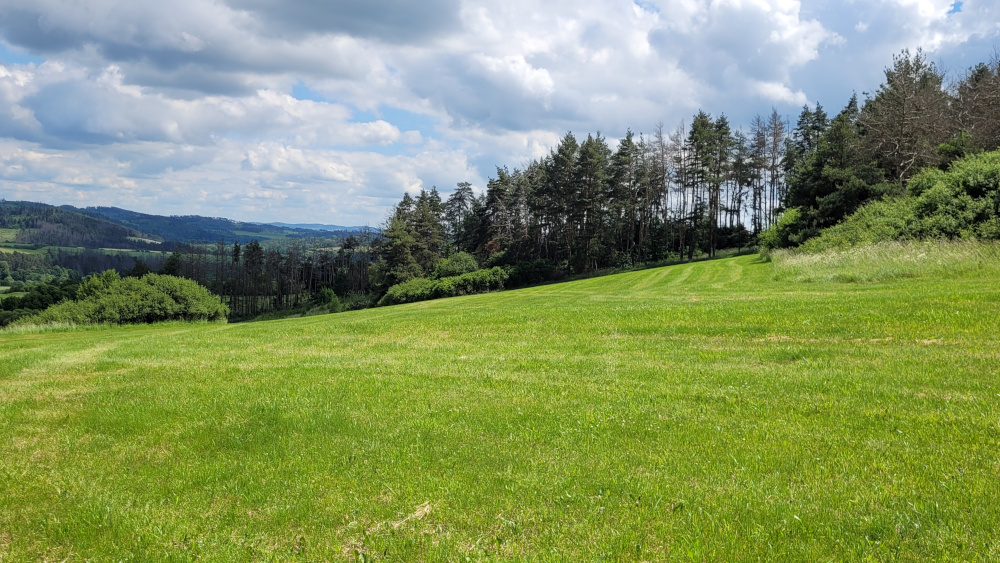
#> input picture 2. vlna/Veľké úlohy/Analýza obrázkov/public_tests/spring_summer/jar_leto1.jpg, 1000 x 563 px; its folder holds 4 pictures in this run
$ python help.py
#> lines starting #> are read from the running program, lines starting #| are printed output that depends on the picture; after the words box and inside, x2 and y2 are one past the last pixel; in counts of white or black regions, pixels touching at a corner belong together
import cv2
import numpy as np

f = open("help-h.txt", "a")

def count_of_pix(img, lower_color, upper_color): # počitanie pixelov rôznej farby
    hsv = cv2.cvtColor(img, cv2.COLOR_BGR2HSV)

    mask = cv2.inRange(hsv, lower_color, upper_color)
    cv2.imshow("w", mask)
    cv2.waitKey(0)
    cv2.destroyAllWindows()
    pocet_pixelov = cv2.countNonZero(mask)

    return pocet_pixelov / (len(img) * len(img[0]) * len(img[0, 0])) * 100 # vyjadrenie pixelou podielom veľkosti obrázku aby bolo jedno aká je fotka veľká

def pixCount(img, color_lower, color_upper): # to iste ako count_of_pix ale postupom casu som prisiel na elegantnejsie riesenie
    mask = cv2.inRange(img, color_lower, color_upper)
    pocet_pixelov = cv2.countNonZero(mask)
    return round(pocet_pixelov/(len(img) * len(img[0])) * 100, 2)

def kategorizuj_obraz(image):
    brown_orange_pixs = round(count_of_pix(image, (0, 50, 50), (0, 255, 255)), 2) # (0, 50, 50), (0, 255, 255)
    white_pixs = round(count_of_pix(image, (150, 150, 150), (255, 255, 255)), 2) # (0, 0, 200), (180, 30, 255)
    green_pixs = round(count_of_pix(image, (40, 40, 40), (80, 255, 255)), 2) # (40, 40, 40), (80, 255, 255)

    print(f"{brown_orange_pixs}, {white_pixs}, {green_pixs}", file=f)

# Načítanie obrazu
print("jar_leto", file=f)
for i in range(1, 7):
    obraz = cv2.imread(f"public_tests/spring_summer/jar_leto{str(i)}.jpg")
#> obraz is the input picture: shape (563, 1000, 3); mean B, G, R 99.8, 148.1, 131.2
    kategoria = kategorizuj_obraz(obraz)
#> in count_of_pix, `hsv = cv2.cvtColor(img, cv2.COLOR_BGR2HSV)`: hsv: shape (563, 1000, 3); mean H, S, V 62.9, 116.6, 154.8
#> in count_of_pix, `mask = cv2.inRange(hsv, lower_color, upper_color)`: mask: shape (563, 1000); every value is 0
#> in count_of_pix, `pocet_pixelov = cv2.countNonZero(mask)`: pocet_pixelov = 0
#> call 3 of count_of_pix, with lower_color = (40, 40, 40), upper_color = (80, 255, 255)
#> in count_of_pix (call 3), `mask = cv2.inRange(hsv, lower_color, upper_color)`:
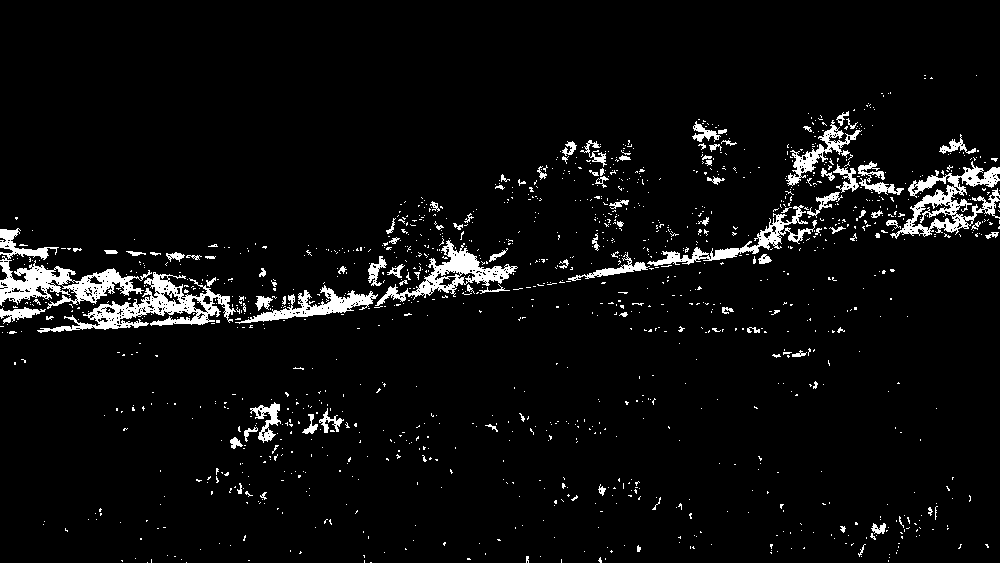
#> mask: shape (563, 1000); 4.9% white; 1331 white regions (1225 under 20 px), largest, box (x1, y1, x2, y2) and area: (37, 272, 236, 333) 3376, (0, 256, 152, 309) 2995, (890, 161, 1000, 239) 2811
#> in count_of_pix (call 3), `pocet_pixelov = cv2.countNonZero(mask)`: pocet_pixelov = 27382
#> in kategorizuj_obraz, `green_pixs = round(count_of_pix(image, (40, 40, 40), (80, 255, 255)), 2)`: green_pixs = 1.62
#> pass 2 of the loop `for i in range(1, 7):`:
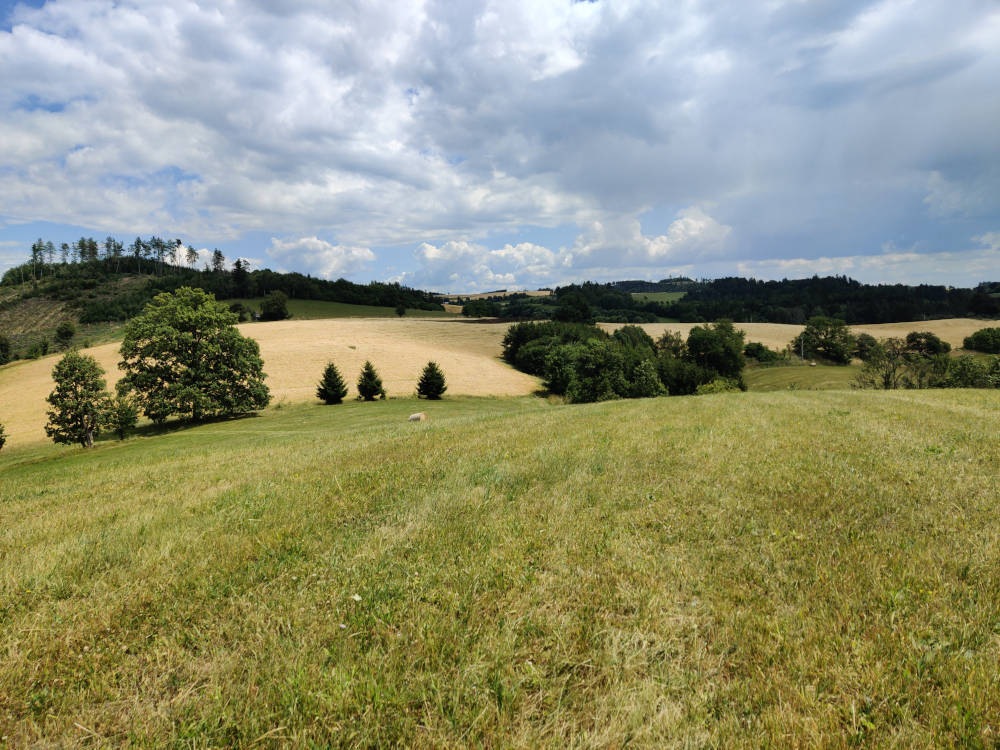
#> input picture 2. vlna/Veľké úlohy/Analýza obrázkov/public_tests/spring_summer/jar_leto2.jpg, 1000 x 750 px
#> obraz is the input picture: shape (750, 1000, 3); mean B, G, R 114.7, 143.8, 141.8
#> hsv: shape (750, 1000, 3); mean H, S, V 59.1, 103.2, 156.3
#> in count_of_pix (call 4), `mask = cv2.inRange(hsv, lower_color, upper_color)`:
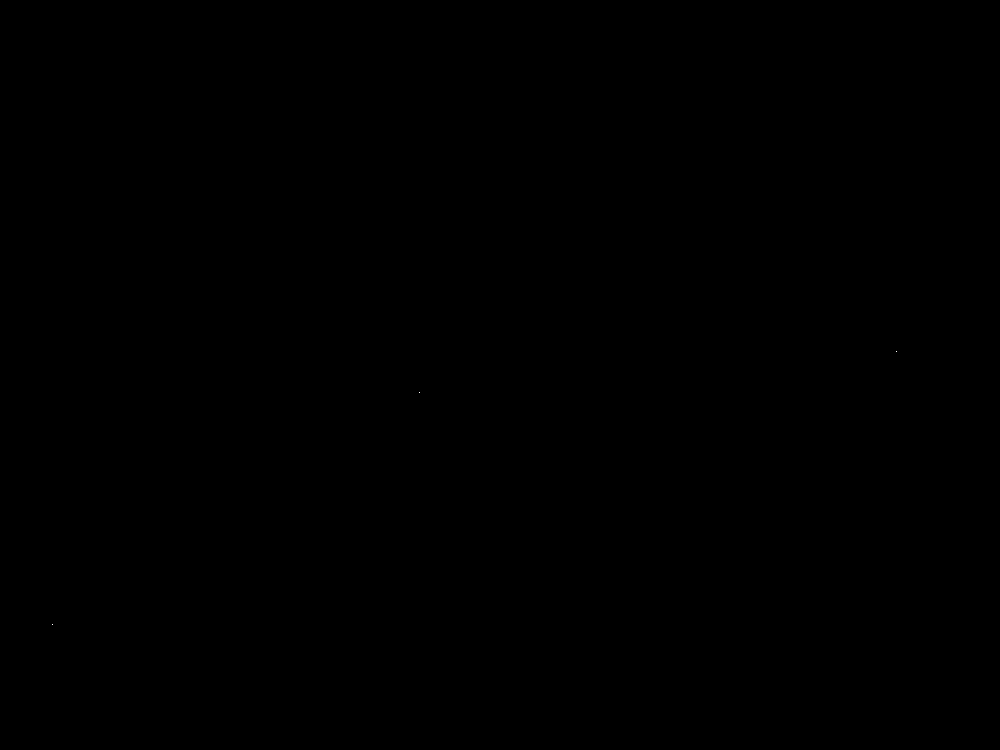
#> mask: shape (750, 1000); 0% white in thin lines or dots, all inside (x1, y1, x2, y2) = (52, 351, 897, 625)
#> pocet_pixelov = 3
#> mask: shape (750, 1000); every value is 0
#> in count_of_pix (call 6), `mask = cv2.inRange(hsv, lower_color, upper_color)`:
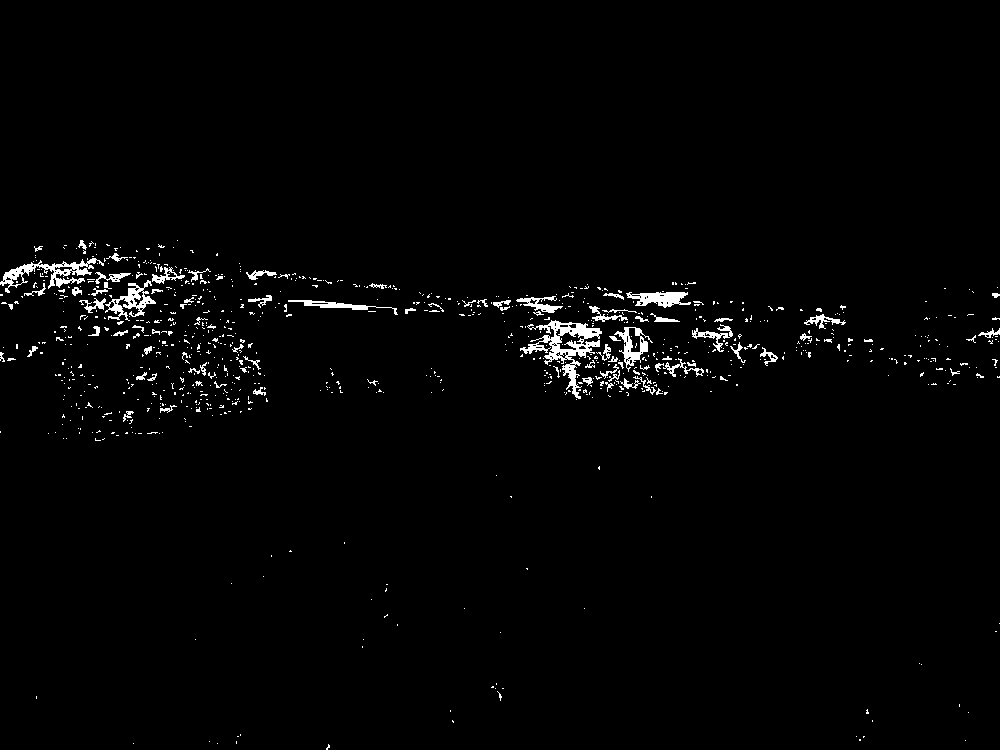
#> mask: shape (750, 1000); 1.7% white; 914 white regions (822 under 20 px), largest, box (x1, y1, x2, y2) and area: (520, 320, 602, 399) 1752, (0, 258, 104, 293) 1039, (105, 280, 156, 321) 698
#> pocet_pixelov = 13114
#> pass 3 of the loop `for i in range(1, 7):`:
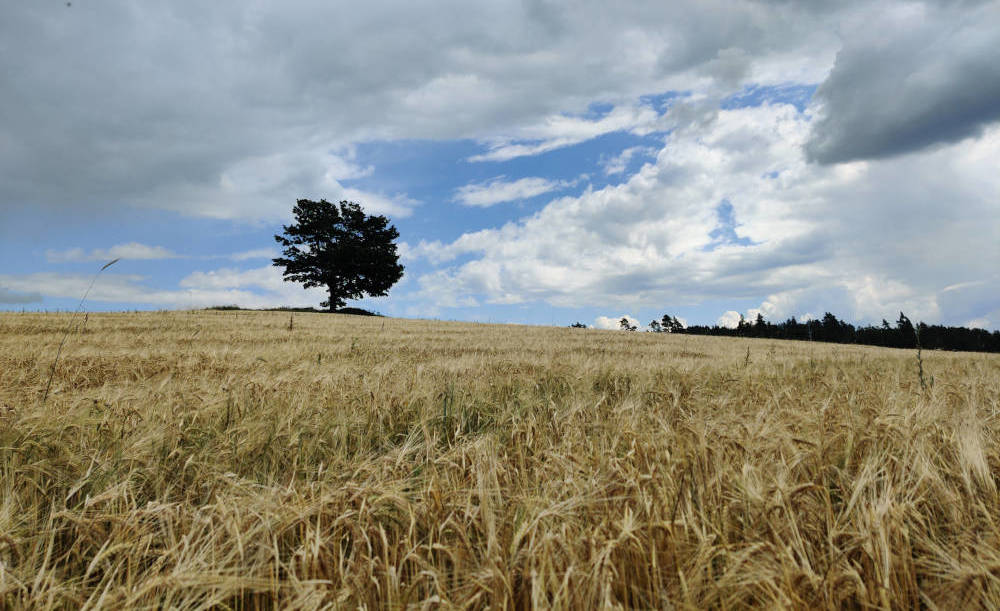
#> input picture 2. vlna/Veľké úlohy/Analýza obrázkov/public_tests/spring_summer/jar_leto3.jpg, 1000 x 611 px
#> obraz is the input picture: shape (611, 1000, 3); mean B, G, R 131.4, 141.9, 141.3
#> hsv: shape (611, 1000, 3); mean H, S, V 64.3, 83.2, 158.9
#> in count_of_pix (call 7), `mask = cv2.inRange(hsv, lower_color, upper_color)`:
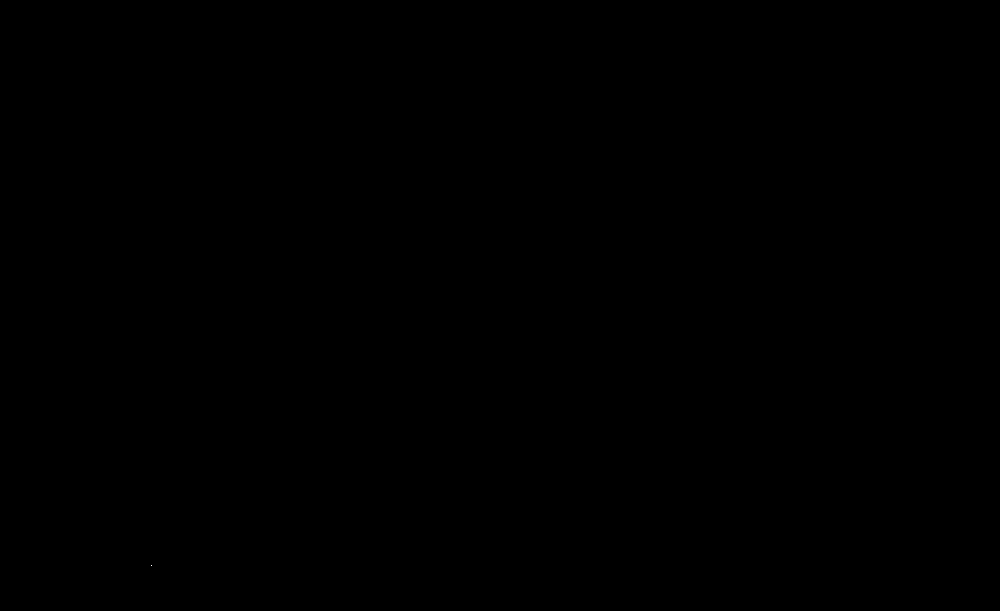
#> mask: shape (611, 1000); 0% white in thin lines or dots, all inside (x1, y1, x2, y2) = (151, 565, 152, 566)
#> pocet_pixelov = 1
#> mask: shape (611, 1000); every value is 0
#> mask: shape (611, 1000); 0.03% white in thin lines or dots, all inside (x1, y1, x2, y2) = (213, 200, 982, 474)
#> (the run stopped early here; a loop or call above may not have finished)
